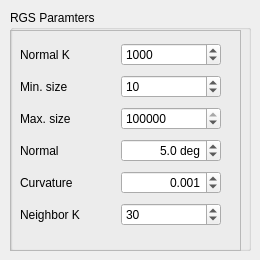
     <widget class="QWidget" name="page">
      <widget class="QGroupBox" name="groupBox_7">
       <property name="geometry">
        <rect>
         <x>10</x>
         <y>10</y>
         <width>241</width>
         <height>241</height>
        </rect>
       </property>
       <property name="title">
        <string>RGS Paramters</string>
       </property>
       <widget class="QFrame" name="frame">
        <property name="geometry">
         <rect>
          <x>0</x>
          <y>20</y>
          <width>231</width>
          <height>221</height>
         </rect>
        </property>
        <property name="frameShape">
         <enum>QFrame::StyledPanel</enum>
        </property>
        <property name="frameShadow">
         <enum>QFrame::Raised</enum>
        </property>
        <widget class="QWidget" name="layoutWidget_19">
         <property name="geometry">
          <rect>
           <x>10</x>
           <y>10</y>
           <width>201</width>
           <height>194</height>
          </rect>
         </property>
         <layout class="QGridLayout" name="gridLayout_5">
          <item row="4" column="0">
           <widget class="QLabel" name="labelTargetX_11">
            <property name="text">
             <string>Curvature</string>
            </property>
           </widget>
          </item>
          <item row="3" column="1">
           <widget class="QDoubleSpinBox" name="task_doubleSpinBox_segParam_RGS_normal">
            <property name="minimumSize">
             <size>
              <width>100</width>
              <height>0</height>
             </size>
            </property>
            <property name="alignment">
             <set>Qt::AlignRight|Qt::AlignTrailing|Qt::AlignVCenter</set>
            </property>
            <property name="suffix">
             <string> deg</string>
            </property>
            <property name="decimals">
             <number>1</number>
            </property>
            <property name="maximum">
             <double>50.000000000000000</double>
            </property>
            <property name="singleStep">
             <double>0.100000000000000</double>
            </property>
            <property name="value">
             <double>5.000000000000000</double>
            </property>
           </widget>
          </item>
          <item row="3" column="0">
           <widget class="QLabel" name="labelTargetX_12">
            <property name="text">
             <string>Normal</string>
            </property>
           </widget>
          </item>
          <item row="4" column="1">
           <widget class="QDoubleSpinBox" name="task_doubleSpinBox_segParam_RGS_curv">
            <property name="minimumSize">
             <size>
              <width>100</width>
              <height>0</height>
             </size>
            </property>
            <property name="alignment">
             <set>Qt::AlignRight|Qt::AlignTrailing|Qt::AlignVCenter</set>
            </property>
            <property name="suffix">
             <string/>
            </property>
            <property name="decimals">
             <number>3</number>
            </property>
            <property name="maximum">
             <double>50.000000000000000</double>
            </property>
            <property name="singleStep">
             <double>0.001000000000000</double>
            </property>
            <property name="value">
             <double>0.001000000000000</double>
            </property>
           </widget>
          </item>
          <item row="5" column="1">
           <widget class="QSpinBox" name="task_spinBox_segParam_RGS_neighborK">
            <property name="maximum">
             <number>10000</number>
            </property>
            <property name="singleStep">
             <number>5</number>
            </property>
            <property name="value">
             <number>30</number>
            </property>
           </widget>
          </item>
          <item row="1" column="1">
           <widget class="QSpinBox" name="task_spinBox_segParam_RGS_minSize">
            <property name="maximum">
             <number>10000</number>
            </property>
            <property name="singleStep">
             <number>5</number>
            </property>
            <property name="value">
             <number>10</number>
            </property>
           </widget>
          </item>
          <item row="5" column="0">
           <widget class="QLabel" name="labelTargetX_27">
            <property name="text">
             <string>Neighbor K</string>
            </property>
           </widget>
          </item>
          <item row="1" column="0">
           <widget class="QLabel" name="labelTargetX_29">
            <property name="text">
             <string>Min. size</string>
            </property>
           </widget>
          </item>
          <item row="0" column="1">
           <widget class="QSpinBox" name="task_spinBox_segParam_RGS_normalK">
            <property name="maximum">
             <number>10000</number>
            </property>
            <property name="singleStep">
             <number>500</number>
            </property>
            <property name="value">
             <number>1000</number>
            </property>
           </widget>
          </item>
          <item row="0" column="0">
           <widget class="QLabel" name="labelTargetX_28">
            <property name="text">
             <string>Normal K</string>
            </property>
           </widget>
          </item>
          <item row="2" column="1">
           <widget class="QSpinBox" name="task_spinBox_segParam_RGS_maxSize">
            <property name="maximum">
             <number>100000</number>
            </property>
            <property name="singleStep">
             <number>500</number>
            </property>
            <property name="value">
             <number>100000</number>
            </property>
           </widget>
          </item>
          <item row="2" column="0">
           <widget class="QLabel" name="labelTargetX_30">
            <property name="text">
             <string>Max. size</string>
            </property>
           </widget>
          </item>
         </layout>
        </widget>
       </widget>
      </widget>
     </widget>
